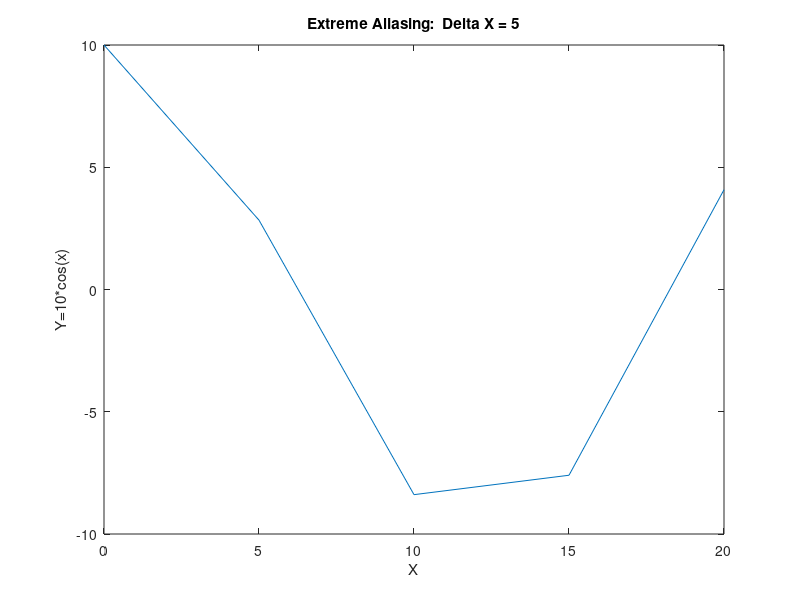
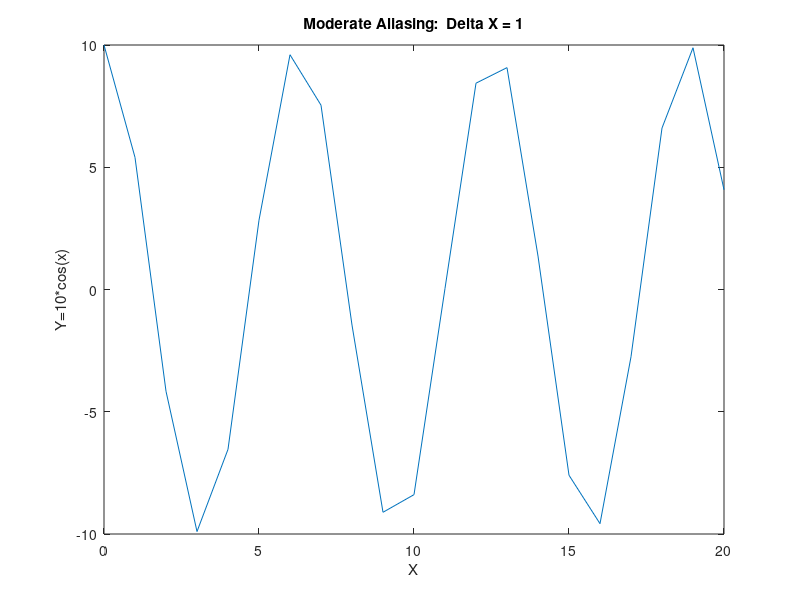
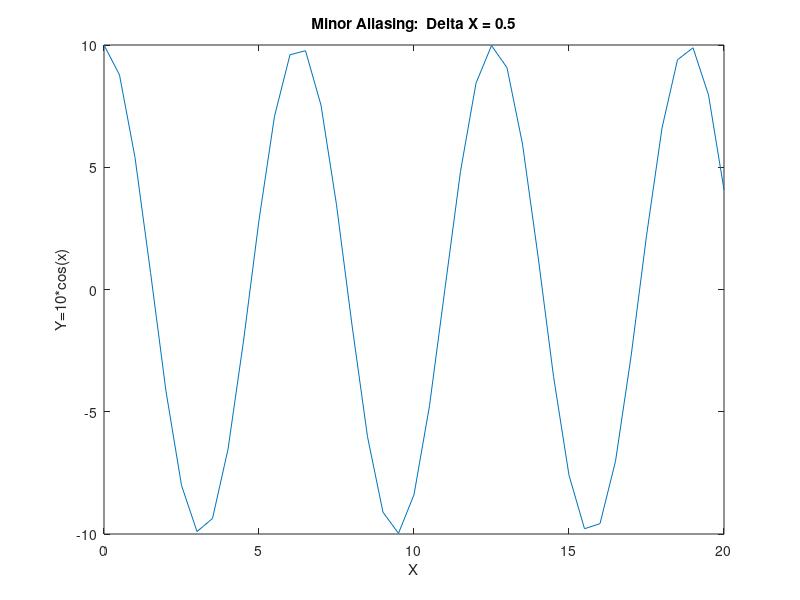
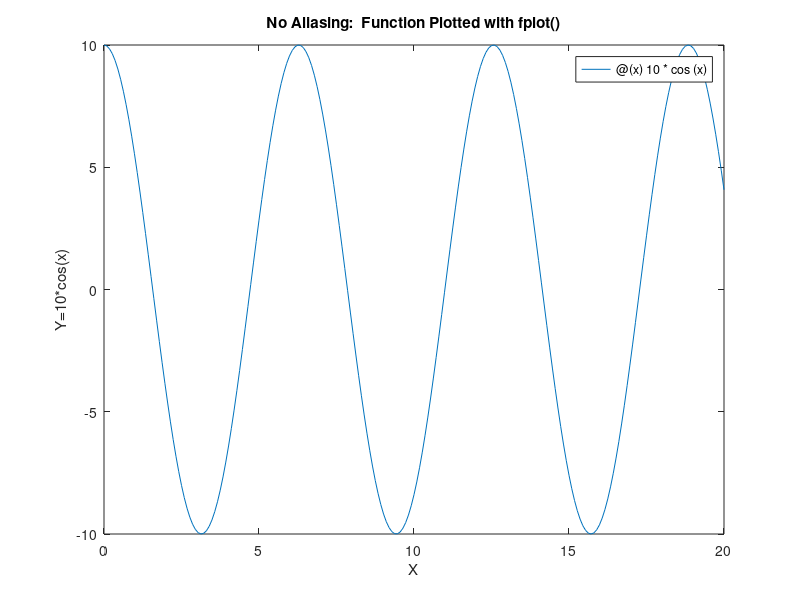

Write the MATLAB code that produced these figures, in order.
%Clear the command window and all variables
clear %Clear the workspace variables
clc %Clear the command window contents
format default %Set the default format

%Output of the title and author to the command window
tutorial_name = "Tutorial_07_2";
name = "Andy Pacher";
assisted_by = "Nobody";
fprintf("Output for %s written by %s, with assistance from %s. \n\n", tutorial_name, name, assisted_by)

% Define a vector x from 0 to 20 with increments of 5
x=0:5:20;
% define vector y
y=10*cos(x);

figure(1)  % opens figure window 1
plot(x,y)  % Plot a graph of y vs x in Figure Window 1
xlabel('X')
ylabel('Y=10*cos(x)')
title('Extreme Aliasing:  Delta X = 5')

% Define a vector x from 0 to 20 with increments of 1
x=0:1:20;
y=10*cos(x);

figure(2)  % opens figure window 2
plot(x,y)  % Plot a graph of y vs x in Figure Window 2
xlabel('X')
ylabel('Y=10*cos(x)')
title('Moderate Aliasing:  Delta X = 1')

% Define a vector x from 0 to 20 with increments of 0.5
x=0:0.5:20;
y=10*cos(x);

figure(3)  % opens figure window 3
plot(x,y)  % Plot a graph of y vs x in Figure Window 3
xlabel('X')
ylabel('Y=10*cos(x)')
title('Minor Aliasing:  Delta X = 0.5')

figure(4)  % opens figure window 4

% Note that the function must be enclosed in apostrophes.
% [0 20] are [xmin xmax]
fplot(@(x)10*cos(x),[0 20])  % fplot of 10*cos(x) in Figure Window 4
xlabel('X')
ylabel('Y=10*cos(x)')
title('No Aliasing:  Function Plotted with fplot()')

%end tutorial